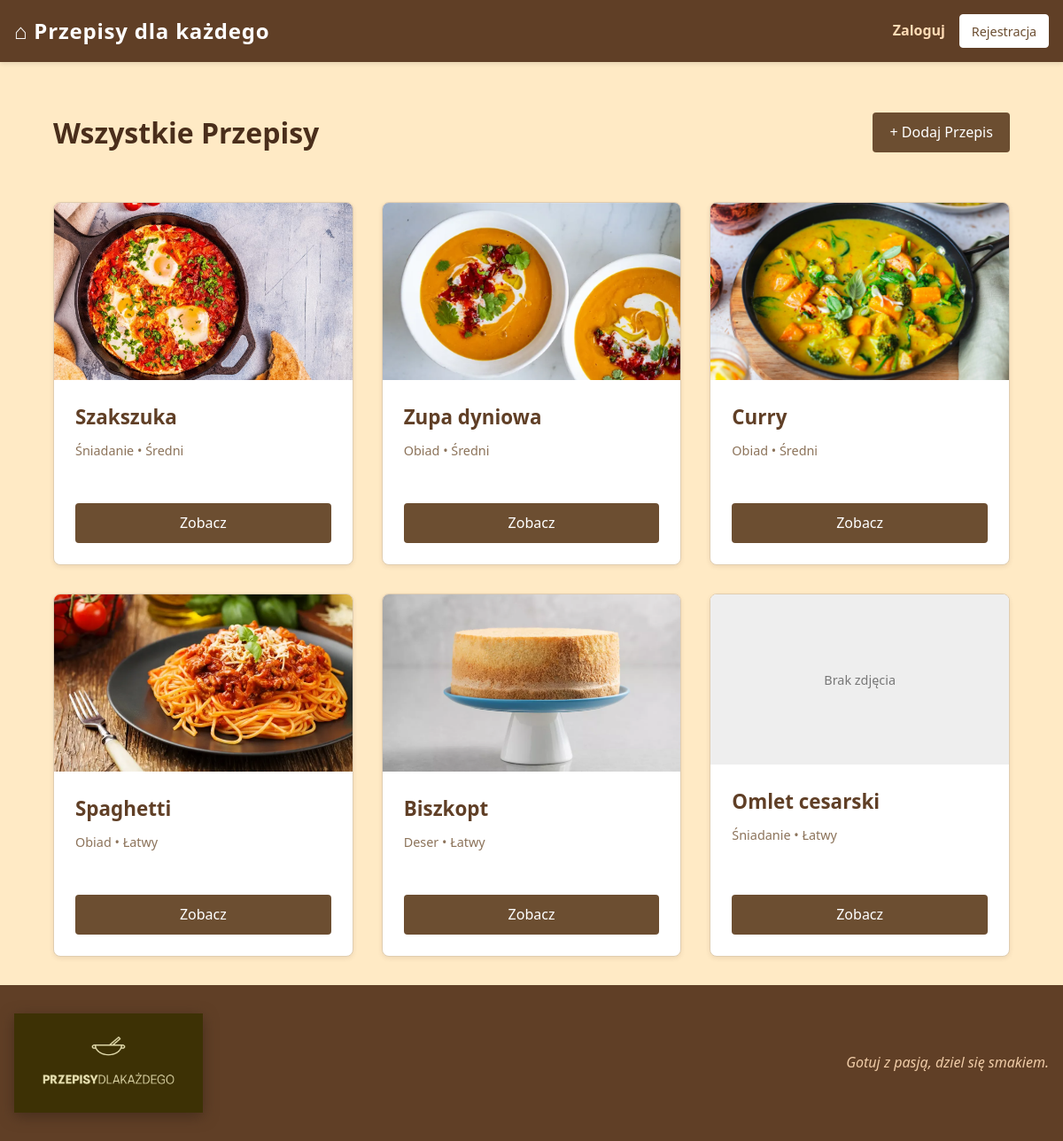
The page / on the database its author committed.
### recipes/models.py (models this page shows, shortened)
class Recipe(models.Model):
    author = models.ForeignKey(User, on_delete=models.CASCADE, verbose_name="Autor")
    category = models.ForeignKey(Category, on_delete=models.CASCADE, verbose_name="Kategoria")
    title = models.CharField(max_length=200, verbose_name="Tytuł przepisu")
    description = models.TextField(verbose_name="Opis przygotowania")
    ingredients = models.TextField(verbose_name="Składniki", help_text="Wpisz składniki po przecinku")
    preparation_time = models.PositiveIntegerField(verbose_name="Czas (min)")
    DIFFICULTY_CHOICES = [('Łatwy', 'Łatwy'), ('Średni', 'Średni'), ('Trudny', 'Trudny')]
    difficulty = models.CharField(max_length=10, choices=DIFFICULTY_CHOICES, default='Łatwy', verbose_name="Trudność")
    is_vegetarian = models.BooleanField(default=False, verbose_name="Czy wegetariańskie?")
    image = models.ImageField(upload_to='recipes_img/', blank=True, null=True, verbose_name="Zdjęcie")
    created_at = models.DateTimeField(auto_now_add=True)

class Category(models.Model):
    name = models.CharField(max_length=100, verbose_name="Nazwa kategorii")

### recipes/views.py (the view)
# urls.py: path('', views.recipe_list, name='recipe_list'),
def recipe_list(request):
    recipes = Recipe.objects.all().order_by('-created_at') # przepisy beda wyswietlane od najnowszych
    return render(request, 'recipe_list.html', {'recipes': recipes, 'page_title': 'Wszystkie Przepisy'})

### templates/recipe_list.html
{% extends 'base.html' %}
{% block content %}
<div class="page-header">
    <h1>{{ page_title }}</h1>
    <a href="{% url 'recipe_create' %}" class="btn">+ Dodaj Przepis</a>
</div>
<div class="recipe-grid">
    {% for recipe in recipes %}
    <div class="card">
        {% if recipe.image %}
            <img src="{{ recipe.image.url }}" class="card-img" alt="{{ recipe.title }}">
        {% else %}
            <div class="card-img-placeholder">Brak zdjęcia</div>
        {% endif %}
        <div class="card-content">
            <h3 class="card-title">{{ recipe.title }}</h3>
            <div class="meta">
                {{ recipe.category.name }} • {{ recipe.get_difficulty_display }}
            </div>
            <div class="card-bottom">
                <a href="{% url 'recipe_detail' recipe.pk %}" class="btn btn-block">Zobacz</a>
            </div>
        </div>
    </div>
    {% empty %}
        <p class="empty-message">Brak przepisów w bazie</p>
    {% endfor %}
</div>
{% endblock %}

### templates/base.html (shortened to what this page needs)
{% load static %}
<!DOCTYPE html>
<html>
<head>
    <link rel="stylesheet" href="{% static 'style.css' %}">
</head>
<body>
    {% include 'navbar.html' %}
    <main class="container">
        {% block content %}
        {% endblock %}
    </main>
    <footer class="main-footer">
    <div class="footer-content">
        <div class="footer-section">
            <img src="{% static 'logo1.png' %}" alt="logo Przepisy dla każdego" class="footer-logo-img">
        </div>
        <div class="footer-section">
            <p>Gotuj z pasją, dziel się smakiem.</p>
        </div>
    </div>
</footer>
</body>
</html>

### templates/navbar.html
<nav class="navbar">
    <div class="nav-container">
        <a class="brand" href="{% url 'recipe_list' %}">⌂ Przepisy dla każdego</a>
        <div class="nav-actions">
            {% if user.is_authenticated %}
                <a href="{% url 'my_recipes' %}" class="nav-link">Moje Przepisy</a>
                <span class="nav-greeting">Witaj: <strong>{{ user.username }}</strong></span>
                <a href="{% url 'user_logout' %}" class="btn btn-secondary btn-sm">Wyloguj</a>
            {% else %}
                <a href="{% url 'user_login' %}" class="nav-link">Zaloguj</a>
                <a href="{% url 'register' %}" class="btn btn-white btn-sm">Rejestracja</a>
            {% endif %}
        </div>
    </div>
</nav>

### static/style.css (style rules this page uses)
*, *::before, *::after { box-sizing: border-box; }
:root { --primary: #603F26; --accent: #6C4E31; --bg: #FFEAC5; --secondary-bg: #FFDBB5; --text: #4a2e1b; --white: #ffffff; --spacing: 1rem; }
body { margin: 0; font-family: 'Segoe UI', Tahoma, Geneva, Verdana, sans-serif; background-color: var(--bg); color: var(--text); line-height: 1.6; display: flex; flex-direction: column; min-height: 100vh; }
.navbar { background-color: var(--primary); padding: var(--spacing); color: var(--white); box-shadow: 0 0.125rem 0.3rem rgba(0,0,0,0.1); }
.nav-container { max-width: 75rem; margin: 0 auto; display: flex; justify-content: space-between; align-items: center; }
.brand { letter-spacing: 0.05rem; font-size: 1.5rem; font-weight: bold; color: var(--white); text-decoration: none; }
.nav-actions { display: flex; gap: 1rem; align-items: center; }
.nav-link { color: var(--secondary-bg); text-decoration: none; font-weight: 600; transition: opacity 0.2s; }
.container { max-width: 80rem; width: 90%; margin: 2rem auto; flex: 1; }
.recipe-grid { display: grid; grid-template-columns: repeat(auto-fill, minmax(18rem, 1fr)); gap: 2rem; }
.card { background: var(--white); border: 0.0625rem solid #e0cdb0; border-radius: 0.5rem; overflow: hidden; transition: transform 0.2s; box-shadow: 0 0.125rem 0.3rem rgba(96, 63, 38, 0.1); display: flex; flex-direction: column; }
.card-img { width: 100%; height: 12.5rem; object-fit: cover; background-color: var(--secondary-bg); display: flex; align-items: center; justify-content: center; color: var(--primary); }
.card-content { padding: 1.5rem; flex-grow: 1; display: flex; flex-direction: column; }
.card-title { font-size: 1.4rem; margin: 0 0 0.5rem 0; color: var(--primary); }
.meta { font-size: 0.9rem; margin-bottom: 1rem; color: #8c735a; }
.btn { display: inline-block; padding: 0.6rem 1.2rem; background-color: var(--accent); color: var(--white); text-decoration: none; border-radius: 0.25rem; border: none; cursor: pointer; font-size: 1rem; text-align: center; transition: background 0.3s; }
.btn-white { background-color: var(--white); color: var(--accent); border: 0.0625rem solid var(--white); }
.btn-sm { padding: 0.4rem 0.8rem; font-size: 0.9rem; }
.btn-block { display: block; width: 100%; text-align: center; }
.main-footer { background-color: var(--primary); color: var(--secondary-bg); padding: 2rem 0; margin-top: auto; }
.footer-content { max-width: 75rem; margin: 0 auto; padding: 0 1rem; display: flex; justify-content: space-between; align-items: center; flex-wrap: wrap; gap: 1rem; }
.footer-logo-img { height: 7rem; width: auto; display: block; filter: drop-shadow(0 0.3rem 0.5rem rgba(44, 28, 18, 0.5)); }
.footer-section p { margin: 0; font-style: italic; opacity: 0.9; }
.btn-block { display: block; width: 100%; margin-top: 1rem; }
.page-header { display: flex; justify-content: space-between; align-items: center; margin-bottom: 2rem; }
.card-img-placeholder { width: 100%; height: 12rem; background-color: #eee; display: flex; align-items: center; justify-content: center; color: #777; font-size: 0.9rem; }
.card-bottom { margin-top: auto; padding-top: 1rem; }

### rows shown on the page
Recipe: image (picture), title "Szakszuka", category.name "Śniadanie", difficulty "Średni"
Recipe: image (picture), title "Zupa dyniowa", category.name "Obiad", difficulty "Średni"
Recipe: image (picture), title "Curry", category.name "Obiad", difficulty "Średni"
Recipe: image (picture), title "Spaghetti", category.name "Obiad", difficulty "Łatwy"
Recipe: image (picture), title "Biszkopt", category.name "Deser", difficulty "Łatwy"
Recipe: image "Brak zdjęcia", title "Omlet cesarski", category.name "Śniadanie", difficulty "Łatwy"

### other values the page prints
{{ page_title }} "Wszystkie Przepisy"
